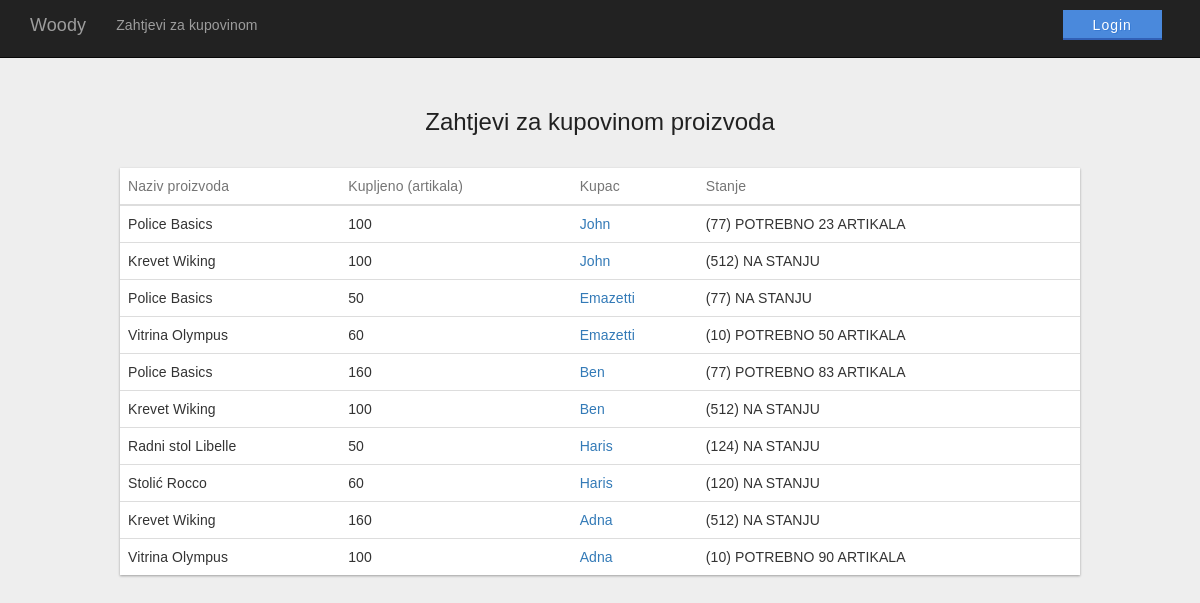
The page /managerPanelReq.php on the database its author committed.
### tables this page shows
CREATE TABLE IF NOT EXISTS `kupovina` (
  `ProizvodID` int(11) NOT NULL,
  `KupovinaID` int(11) NOT NULL,
  `Kolicina` int(11) NOT NULL,
  KEY `ProizvodID` (`ProizvodID`,`KupovinaID`),
  KEY `KupovinaID` (`KupovinaID`)
);

CREATE TABLE IF NOT EXISTS `skladisteproizvoda` (
  `ProizvodID` int(11) NOT NULL AUTO_INCREMENT,
  `Naziv` varchar(50) NOT NULL,
  `Kolicina` int(11) NOT NULL,
  `Cijena` double NOT NULL,
  `Opis` text NOT NULL,
  `Slika` varchar(50) NOT NULL,
  `DatumAzuriranja` datetime NOT NULL,
  `Azurirao` int(11) NOT NULL,
  PRIMARY KEY (`ProizvodID`),
  KEY `Azurirao` (`Azurirao`)
);

CREATE TABLE IF NOT EXISTS `kupovinaproizvoda` (
  `KupovinaID` int(11) NOT NULL AUTO_INCREMENT,
  `NazivKupca` varchar(100) NOT NULL,
  `Email` varchar(50) NOT NULL,
  `Telefon` varchar(20) NOT NULL,
  `DatumKupovine` date NOT NULL,
  `KreiraoNarudzbenicu` varchar(100) NOT NULL,
  PRIMARY KEY (`KupovinaID`)
);

### managerPanelReq.php (the view, shortened to what this page needs)
<!DOCTYPE html>
<html lang="en">
<head>
    <link href="css/managerPanel.css" rel="stylesheet">
    <link href="css/bootstrap.min.css" rel="stylesheet">
    <link href="css/heroic-features.css" rel="stylesheet">
    <link rel="stylesheet" href="css/login.css">
  </head>
<body>
  <nav class="navbar navbar-inverse navbar-fixed-top" role="navigation">
      <div class="container">
          <div class="navbar-header">
              <a class="navbar-brand" href="#">Woody</a>
          </div>
          <div class="collapse navbar-collapse" id="bs-example-navbar-collapse-1">
              <ul class="nav navbar-nav">
                 <li>
                      <a href="managerPanelReq.php">Zahtjevi za kupovinom</a>
                  </li>
                  <li>
                  <a href=""></a>
                  </li>
                  <li>
                  <a href=""></a>
                  </li>
                  <li>
                  <a href=""></a>
                  </li>
                    <?php if (isset($_SESSION['username'])) { ?>
                    <li>
                        <div id="dummyy"></div>
                    </li>
                    <li>
                      <p id="welcomeuser">Welcome back, <?= $_SESSION['username']; ?>!</p><br>
                    </li>
                    <li>
                      <button type="button" class="buttonBluee"  onclick="location.href = 'logout.php';">Logout</button>
                    </li>
                    <?php } else { ?>
                    <li>
                        <div class="dummy"></div>
                    </li>
                    <li>
                      <button type="button" class="buttonBluee"  onclick="location.href = 'login.php';">Login</button>
                    </li>
                    <?php } ?>
              </ul>
          </div>
      </div>
  </nav>
<?php
  $db = InitBase();
  $sql1 = "SELECT KupovinaID,ProizvodID,Kolicina FROM kupovina";
  $sql2 = "SELECT Naziv,Kolicina FROM skladisteproizvoda WHERE ProizvodID = :pid";
  $sql3 = "SELECT NazivKupca FROM kupovinaproizvoda WHERE KupovinaID = :kid";
  $statement = $db->prepare($sql1);
  $statement->execute();
 ?>
<div id="demo">
  <h1>Zahtjevi za kupovinom proizvoda</h1>
  <br>
  <div class="table-responsive-vertical shadow-z-1">
  <table id="table" class="table table-hover table-mc-light-blue">
      <thead>
        <tr>
          <th>Naziv proizvoda</th>
          <th>Kupljeno (artikala)</th>
          <th>Kupac</th>
          <th>Stanje</th>
        </tr>
      </thead>
      <tbody>
          	<?php
			while ($u = $statement->fetch(PDO::FETCH_ASSOC))
			{
				$kid = $u['KupovinaID'];
				$pid = $u['ProizvodID'];
				$kol = $u['Kolicina'];
				$q = $db->prepare($sql2);
				$q->bindParam(":pid", $pid);
				$q->execute();
				$proizvodi = $q->fetchAll(PDO::FETCH_ASSOC);
				foreach ($proizvodi as $p) {
				    $nazivp = $p['Naziv'];
				    $kolicinap = $p['Kolicina'];
				}
				$stanje = "";
				if ($kolicinap > $kol) {
					$stanje = "NA STANJU";
				}
				else
				{
					$razlika = $kol - $kolicinap;
					$stanje = "POTREBNO ".$razlika." ARTIKALA";
				}
				$s = $db->prepare($sql3);
				$s->bindParam(":kid", $kid);
				$s->execute();
				$kupacdata = $s->fetchAll(PDO::FETCH_ASSOC);
				foreach ($kupacdata as $k) {
				    $kupac = $k['NazivKupca'];
				}
			?>
			<tr>
            <td data-title="Naziv"><?php echo $nazivp;?></td>
            <td data-title="Kupljeno"><?php echo $kol;?></td>
            <?php
				print '<td data-title="Kupac"><a href="shopDetails.php?kupovinaId='.urldecode($kid).'">'.$kupac.'</a></td>'
			?>
            <td data-title="Stanje">(<?php echo $kolicinap;?>)&nbsp<?php echo $stanje;?></td>
            </tr>
            <?php
            }
            ?>
      </tbody>
    </table>
  </div>
</div>
</body>
</html>

### css/managerPanel.css (style rules this page uses)
*, *:after, *:before { -webkit-box-sizing: border-box; -moz-box-sizing: border-box; box-sizing: border-box; }
html, body { position: relative; min-height: 100%; height: 100%; }
html { position: relative; overflow-x: hidden; margin: 16px; padding: 0; min-height: 100%; font-size: 62.5%; }
body { font-family: 'RobotoDraft', 'Roboto', 'Helvetica Neue, Helvetica, Arial', sans-serif; font-style: normal; font-weight: 300; font-size: 1.4rem; line-height: 2rem; letter-spacing: 0.01rem; color: #212121; background-color: #f5f5f5; -webkit-font-smoothing: antialiased; -moz-osx-font-smoothing: grayscale; text-rendering: optimizeLegibility; }
#demo { margin: 20px auto; max-width: 960px; }
#demo h1 { font-size: 2.4rem; line-height: 3.2rem; letter-spacing: 0; font-weight: 300; color: #212121; text-transform: inherit; margin-bottom: 1rem; text-align: center; }
.shadow-z-1 { -webkit-box-shadow: 0 1px 3px 0 rgba(0, 0, 0, 0.12), 0 1px 2px 0 rgba(0, 0, 0, 0.24); -moz-box-shadow: 0 1px 3px 0 rgba(0, 0, 0, 0.12), 0 1px 2px 0 rgba(0, 0, 0, 0.24); box-shadow: 0 1px 3px 0 rgba(0, 0, 0, 0.12), 0 1px 2px 0 rgba(0, 0, 0, 0.24); }
.table { width: 100%; max-width: 100%; margin-bottom: 2rem; background-color: #fff; }
.table > thead > tr, .table > tbody > tr, .table > tfoot > tr { -webkit-transition: all 0.3s ease; -o-transition: all 0.3s ease; transition: all 0.3s ease; }
.table > thead > tr > th, .table > tbody > tr > th, .table > tfoot > tr > th, .table > thead > tr > td, .table > tbody > tr > td, .table > tfoot > tr > td { text-align: left; padding: 1.6rem; vertical-align: top; border-top: 0; -webkit-transition: all 0.3s ease; -o-transition: all 0.3s ease; transition: all 0.3s ease; }
.table > thead > tr > th { font-weight: 400; color: #757575; vertical-align: bottom; border-bottom: 1px solid rgba(0, 0, 0, 0.12); }
.table > caption + thead > tr:first-child > th, .table > colgroup + thead > tr:first-child > th, .table > thead:first-child > tr:first-child > th, .table > caption + thead > tr:first-child > td, .table > colgroup + thead > tr:first-child > td, .table > thead:first-child > tr:first-child > td { border-top: 0; }

### css/heroic-features.css (style rules this page uses)
body { padding-top: 70px; }

### css/login.css (style rules this page uses)
* { box-sizing:border-box; }
body { font-family: Helvetica; background: #eee; -webkit-font-smoothing: antialiased; }
h1, h3 { font-weight: 300; }
h1 { color: #636363; }
.dummy { background: transparent; border: 0; margin: .6em 0 1em 0; position: relative; display: inline-block; height: 30px; width: 700px; padding: 5px 30px; }
.buttonBluee { background: #4a89dc; border: 0; -webkit-font-smoothing: antialiased; border-bottom: 2px solid #3160B6; text-align: center; letter-spacing: 1px; vertical-align: middle; color: #fff; margin: .7em 0 1em 0; text-shadow: 1px 1px 0 rgba(39, 110, 204, .5); position: relative; display: inline-block; font-size: 14px; line-height: 20px; height: 30px; width: 100%; padding: 5px 30px; }

### rows shown on the page
kupovina: ProizvodID.Naziv "Police Basics", Kolicina "100", KupovinaID.NazivKupca "John", ProizvodID.Kolicina "77", Kolicina.Kolicina "POTREBNO 23 ARTIKALA"
kupovina: ProizvodID.Naziv "Krevet Wiking", Kolicina "100", KupovinaID.NazivKupca "John", ProizvodID.Kolicina "512", stanje "NA STANJU"
kupovina: ProizvodID.Naziv "Police Basics", Kolicina "50", KupovinaID.NazivKupca "Emazetti", ProizvodID.Kolicina "77", stanje "NA STANJU"
kupovina: ProizvodID.Naziv "Vitrina Olympus", Kolicina "60", KupovinaID.NazivKupca "Emazetti", ProizvodID.Kolicina "10", Kolicina.Kolicina "POTREBNO 50 ARTIKALA"
kupovina: ProizvodID.Naziv "Police Basics", Kolicina "160", KupovinaID.NazivKupca "Ben", ProizvodID.Kolicina "77", Kolicina.Kolicina "POTREBNO 83 ARTIKALA"
kupovina: ProizvodID.Naziv "Krevet Wiking", Kolicina "100", KupovinaID.NazivKupca "Ben", ProizvodID.Kolicina "512", stanje "NA STANJU"
kupovina: ProizvodID.Naziv "Radni stol Libelle", Kolicina "50", KupovinaID.NazivKupca "Haris", ProizvodID.Kolicina "124", stanje "NA STANJU"
kupovina: ProizvodID.Naziv "Stolić Rocco", Kolicina "60", KupovinaID.NazivKupca "Haris", ProizvodID.Kolicina "120", stanje "NA STANJU"
kupovina: ProizvodID.Naziv "Krevet Wiking", Kolicina "160", KupovinaID.NazivKupca "Adna", ProizvodID.Kolicina "512", stanje "NA STANJU"
kupovina: ProizvodID.Naziv "Vitrina Olympus", Kolicina "100", KupovinaID.NazivKupca "Adna", ProizvodID.Kolicina "10", Kolicina.Kolicina "POTREBNO 90 ARTIKALA"
